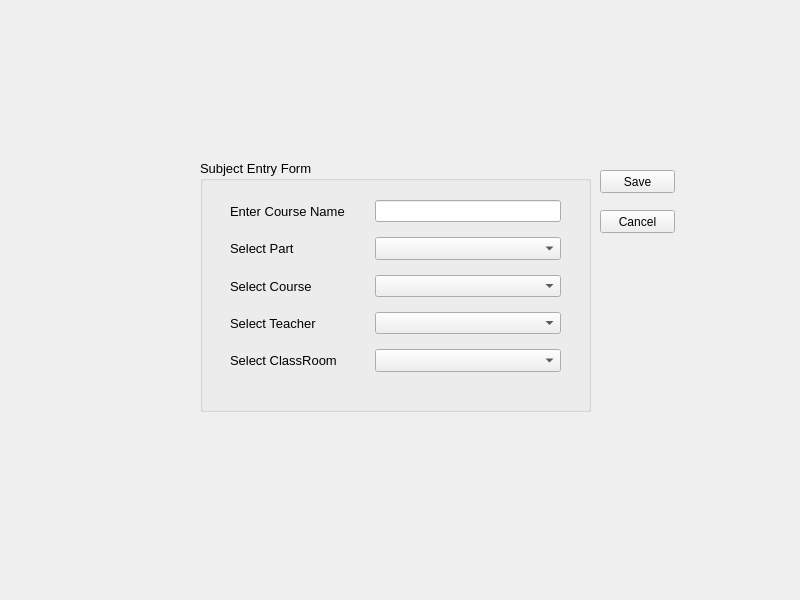
<?xml version="1.0" encoding="UTF-8"?>
<ui version="4.0">
 <class>Form</class>
 <widget class="QWidget" name="Form">
  <property name="geometry">
   <rect>
    <x>0</x>
    <y>0</y>
    <width>800</width>
    <height>600</height>
   </rect>
  </property>
  <property name="windowTitle">
   <string>Form</string>
  </property>
  <widget class="QGroupBox" name="groupBox">
   <property name="geometry">
    <rect>
     <x>200</x>
     <y>160</y>
     <width>391</width>
     <height>252</height>
    </rect>
   </property>
   <property name="font">
    <font>
     <pointsize>10</pointsize>
    </font>
   </property>
   <property name="title">
    <string>Subject Entry Form</string>
   </property>
   <widget class="QWidget" name="formLayoutWidget">
    <property name="geometry">
     <rect>
      <x>30</x>
      <y>40</y>
      <width>331</width>
      <height>172</height>
     </rect>
    </property>
    <layout class="QFormLayout" name="formLayout">
     <property name="formAlignment">
      <set>Qt::AlignLeading|Qt::AlignLeft|Qt::AlignVCenter</set>
     </property>
     <property name="horizontalSpacing">
      <number>30</number>
     </property>
     <property name="verticalSpacing">
      <number>15</number>
     </property>
     <item row="0" column="1">
      <widget class="QLineEdit" name="txt_subject_name"/>
     </item>
     <item row="0" column="0">
      <widget class="QLabel" name="label">
       <property name="font">
        <font>
         <pointsize>10</pointsize>
        </font>
       </property>
       <property name="text">
        <string>Enter Course Name</string>
       </property>
      </widget>
     </item>
     <item row="1" column="0">
      <widget class="QLabel" name="label_2">
       <property name="font">
        <font>
         <pointsize>10</pointsize>
        </font>
       </property>
       <property name="text">
        <string>Select Part</string>
       </property>
      </widget>
     </item>
     <item row="1" column="1">
      <widget class="QComboBox" name="cbo_part"/>
     </item>
     <item row="2" column="0">
      <widget class="QLabel" name="label_3">
       <property name="font">
        <font>
         <pointsize>10</pointsize>
        </font>
       </property>
       <property name="text">
        <string>Select Course</string>
       </property>
      </widget>
     </item>
     <item row="2" column="1">
      <widget class="QComboBox" name="cbo_course"/>
     </item>
     <item row="3" column="0">
      <widget class="QLabel" name="label_4">
       <property name="font">
        <font>
         <pointsize>10</pointsize>
        </font>
       </property>
       <property name="text">
        <string>Select Teacher</string>
       </property>
      </widget>
     </item>
     <item row="4" column="0">
      <widget class="QLabel" name="label_5">
       <property name="font">
        <font>
         <pointsize>10</pointsize>
        </font>
       </property>
       <property name="text">
        <string>Select ClassRoom</string>
       </property>
      </widget>
     </item>
     <item row="3" column="1">
      <widget class="QComboBox" name="cbo_teacher"/>
     </item>
     <item row="4" column="1">
      <widget class="QComboBox" name="cbo_class_room"/>
     </item>
    </layout>
   </widget>
  </widget>
  <widget class="QPushButton" name="btn_cancel">
   <property name="geometry">
    <rect>
     <x>600</x>
     <y>210</y>
     <width>75</width>
     <height>23</height>
    </rect>
   </property>
   <property name="text">
    <string>Cancel</string>
   </property>
  </widget>
  <widget class="QPushButton" name="btn_save">
   <property name="geometry">
    <rect>
     <x>600</x>
     <y>170</y>
     <width>75</width>
     <height>23</height>
    </rect>
   </property>
   <property name="text">
    <string>Save</string>
   </property>
  </widget>
  <widget class="QLabel" name="lbl_response">
   <property name="geometry">
    <rect>
     <x>0</x>
     <y>20</y>
     <width>800</width>
     <height>30</height>
    </rect>
   </property>
   <property name="font">
    <font>
     <pointsize>10</pointsize>
    </font>
   </property>
   <property name="text">
    <string/>
   </property>
   <property name="alignment">
    <set>Qt::AlignCenter</set>
   </property>
  </widget>
 </widget>
 <resources/>
 <connections/>
</ui>
